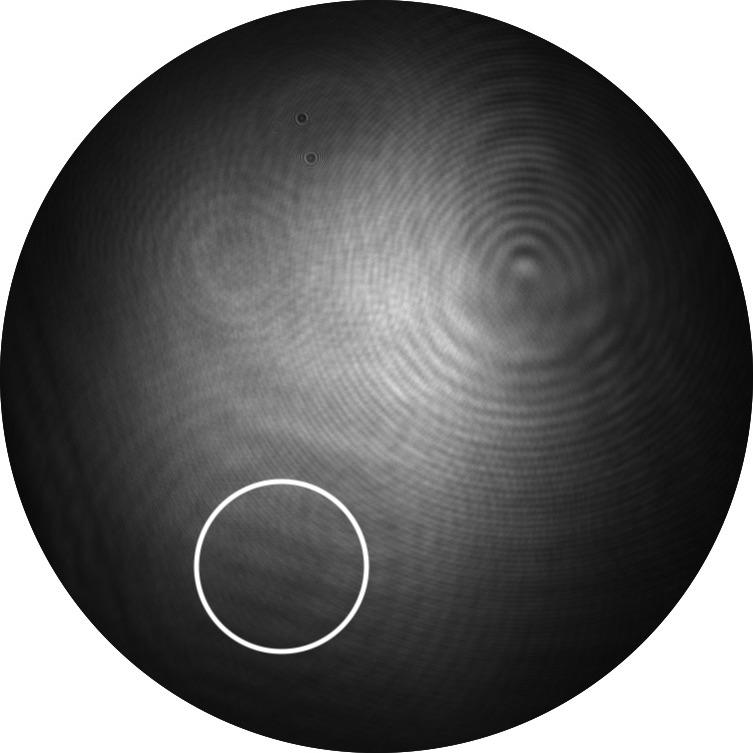
#> input picture src/registration/align.jpg, 753 x 753 px
$ python imageRegistration.py
#> lines starting #> are read from the running program, lines starting #| are printed output that depends on the picture
import cv2
import numpy as np
#https://www.geeksforgeeks.org/image-registration-using-opencv-python/
# Open the image files.
img1_color = cv2.imread("align.jpg")  # Image to be aligned.
#> img1_color is the input picture: shape (753, 753, 3); min 1, max 255, mean 105.5
img2_color = cv2.imread("ref.jpg")    # Reference image.
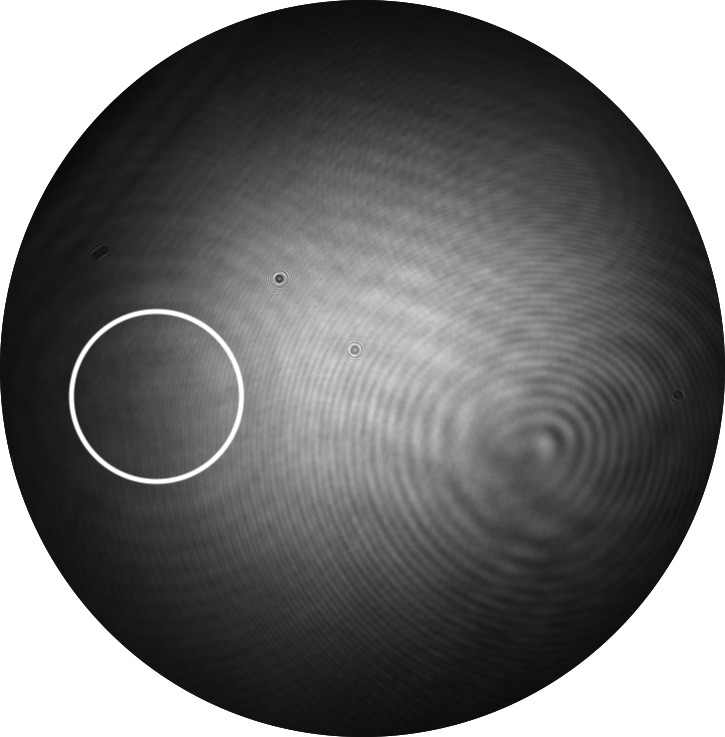
#> input picture src/registration/ref.jpg, 725 x 737 px
#> img2_color is the input picture: shape (737, 725, 3); min 2, max 255, mean 112.2

# Convert to grayscale.
img1 = cv2.cvtColor(img1_color, cv2.COLOR_BGR2GRAY)
img2 = cv2.cvtColor(img2_color, cv2.COLOR_BGR2GRAY)
height, width = img2.shape
#> height = 737; width = 725

# Create ORB detector with 5000 features.
orb_detector = cv2.ORB_create(5000)

# Find keypoints and descriptors.
# The first arg is the image, second arg is the mask
#  (which is not reqiured in this case).
kp1, d1 = orb_detector.detectAndCompute(img1, None)
#> kp1 = 142 keypoints; strongest (x, y, size): (305, 117, 31), (307, 156, 31), (299, 120, 31), (304, 115, 31)
kp2, d2 = orb_detector.detectAndCompute(img2, None)
#> kp2 = 154 keypoints; strongest (x, y, size): (276, 277, 31), (278, 281, 31), (278, 275, 31), (277, 281, 37.2)

# Match features between the two images.
# We create a Brute Force matcher with
# Hamming distance as measurement mode.
matcher = cv2.BFMatcher(cv2.NORM_HAMMING, crossCheck = True)

# Match the two sets of descriptors.
matches = matcher.match(d1, d2)
#> matches = 39 matches
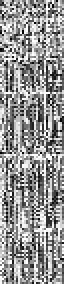
#> d1: shape (142, 32) (shown 2 times larger); min 0, max 255, mean 148.2

# Sort matches on the basis of their Hamming distance.
#> (the run stopped early here; a loop or call above may not have finished)
